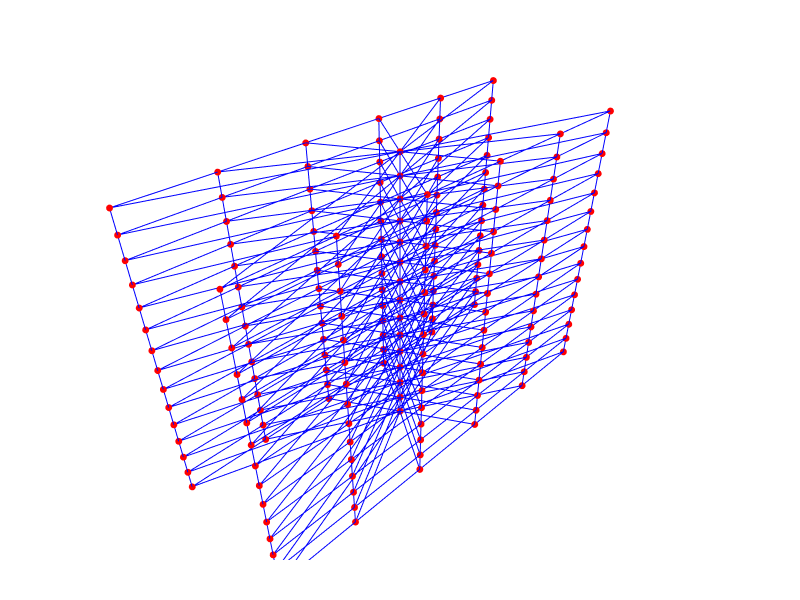

Here is the notebook cell this chart was saved with:
### Markdown cell above
## 7. Create Complete Graph for All Floors
Create a graph that includes all rooms across all floors, with edges representing adjacencies.

### Code cell
# Show complete graph for all floors (no building geometry)
Graph.Show(g_full,
           vertexSize=8,
           vertexColor="red",
           edgeWidth=2,
           edgeColor="blue",
           backgroundColor="white",
           width=800,
           height=600,
           renderer=renderer)

### Figure 1 — Plotly figure (JSON) as saved in the notebook; plotly's stock layout.template omitted (floating-point values rounded to 4 significant figures; data arrays with more than 128 entries replaced by an {"elided": "..."} marker saying what was removed)
{"data": [{"hoverinfo": "text", "legendgroup": "5", "legendrank": 5, "line": {"color": "blue", "dash": "solid", "width": 2}, "marker": {"size": 0}, "mode": "lines", "name": "Graph Edges", "showlegend": false, "text": "", "type": "scatter3d", "x": {"elided": "1536 int values"}, "y": {"elided": "1536 float values"}, "z": {"elided": "1536 float values"}}, {"customdata": {"elided": "195 str values"}, "hoverinfo": "text", "hovertemplate": {"elided": "195 str values"}, "hovertext": {"elided": "195 str values"}, "legendgroup": "4", "legendrank": 4, "marker": {"color": {"elided": "195 str values"}, "line": {"width": 0}, "opacity": 1, "size": {"elided": "195 int values"}, "sizemode": "diameter", "symbol": "circle"}, "mode": "markers", "name": "Graph Vertices", "showlegend": false, "text": {"elided": "195 str values"}, "type": "scatter3d", "x": {"elided": "195 int values"}, "y": {"elided": "195 float values"}, "z": {"elided": "195 float values"}}], "layout": {"autosize": true, "height": 600, "margin": {"b": 40, "l": 40, "r": 40, "t": 40}, "paper_bgcolor": "#FFFFFF", "plot_bgcolor": "#FFFFFF", "scene": {"aspectmode": "data", "camera": {"center": {"x": 0, "y": 0, "z": 0}, "eye": {"x": -1.25, "y": -1.25, "z": 1.25}, "projection": {"type": "perspective"}, "up": {"x": 0, "y": 0, "z": 1}}, "xaxis": {"visible": false}, "yaxis": {"visible": false}, "zaxis": {"visible": false}}, "showlegend": true, "width": 800, "xaxis": {"showgrid": false, "visible": false, "zeroline": false}, "yaxis": {"showgrid": false, "visible": false, "zeroline": false}}}
